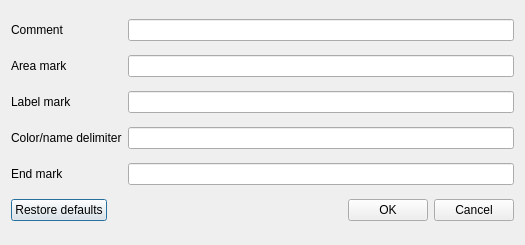
<?xml version="1.0" encoding="UTF-8"?>
<ui version="4.0">
 <class>PrjPropsDlg</class>
 <widget class="QDialog" name="PrjPropsDlg">
  <property name="geometry">
   <rect>
    <x>0</x>
    <y>0</y>
    <width>525</width>
    <height>245</height>
   </rect>
  </property>
  <property name="windowTitle">
   <string>Project properties</string>
  </property>
  <layout class="QGridLayout" name="gridLayout">
   <item row="1" column="1">
    <widget class="QLineEdit" name="lineArea"/>
   </item>
   <item row="0" column="1">
    <widget class="QLineEdit" name="lineCmt"/>
   </item>
   <item row="5" column="0" colspan="2">
    <layout class="QHBoxLayout" name="horizontalLayout">
     <item>
      <widget class="QPushButton" name="pushDef">
       <property name="text">
        <string>Restore defaults</string>
       </property>
      </widget>
     </item>
     <item>
      <spacer name="horizontalSpacer">
       <property name="orientation">
        <enum>Qt::Horizontal</enum>
       </property>
       <property name="sizeHint" stdset="0">
        <size>
         <width>40</width>
         <height>20</height>
        </size>
       </property>
      </spacer>
     </item>
     <item>
      <widget class="QPushButton" name="pushOk">
       <property name="text">
        <string>OK</string>
       </property>
      </widget>
     </item>
     <item>
      <widget class="QPushButton" name="pushCancel">
       <property name="text">
        <string>Cancel</string>
       </property>
      </widget>
     </item>
    </layout>
   </item>
   <item row="2" column="0">
    <widget class="QLabel" name="label_4">
     <property name="text">
      <string>Label mark</string>
     </property>
    </widget>
   </item>
   <item row="1" column="0">
    <widget class="QLabel" name="label_2">
     <property name="text">
      <string>Area mark</string>
     </property>
    </widget>
   </item>
   <item row="4" column="0">
    <widget class="QLabel" name="label_6">
     <property name="text">
      <string>End mark</string>
     </property>
    </widget>
   </item>
   <item row="2" column="1">
    <widget class="QLineEdit" name="lineLabel"/>
   </item>
   <item row="4" column="1">
    <widget class="QLineEdit" name="lineEnd"/>
   </item>
   <item row="3" column="0">
    <widget class="QLabel" name="label_5">
     <property name="text">
      <string>Color/name delimiter</string>
     </property>
    </widget>
   </item>
   <item row="3" column="1">
    <widget class="QLineEdit" name="lineCND"/>
   </item>
   <item row="0" column="0">
    <widget class="QLabel" name="label">
     <property name="text">
      <string>Comment</string>
     </property>
    </widget>
   </item>
  </layout>
 </widget>
 <resources/>
 <connections/>
</ui>
